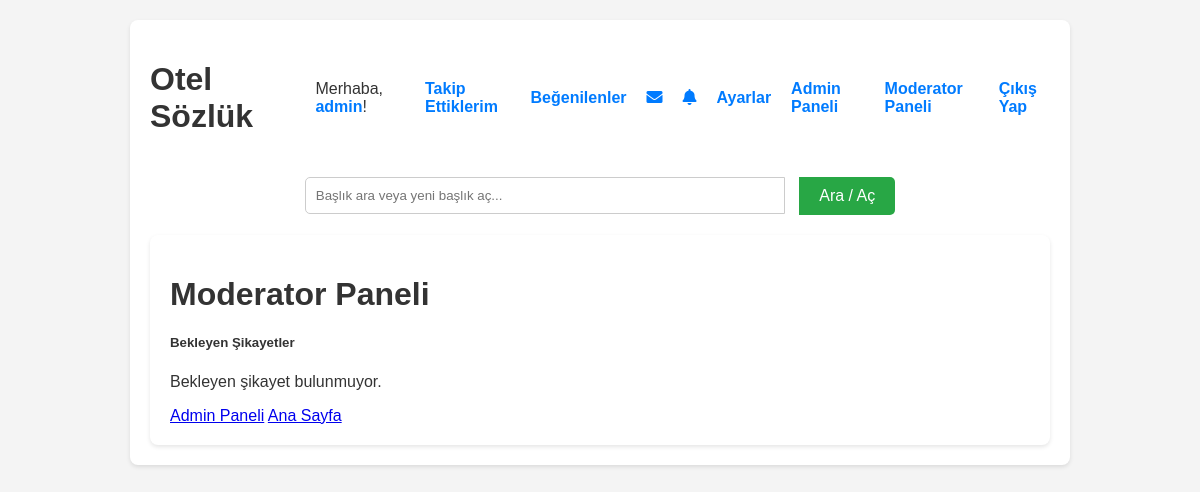
The page /moderator_panel (signed in) on the database as committed earlier.
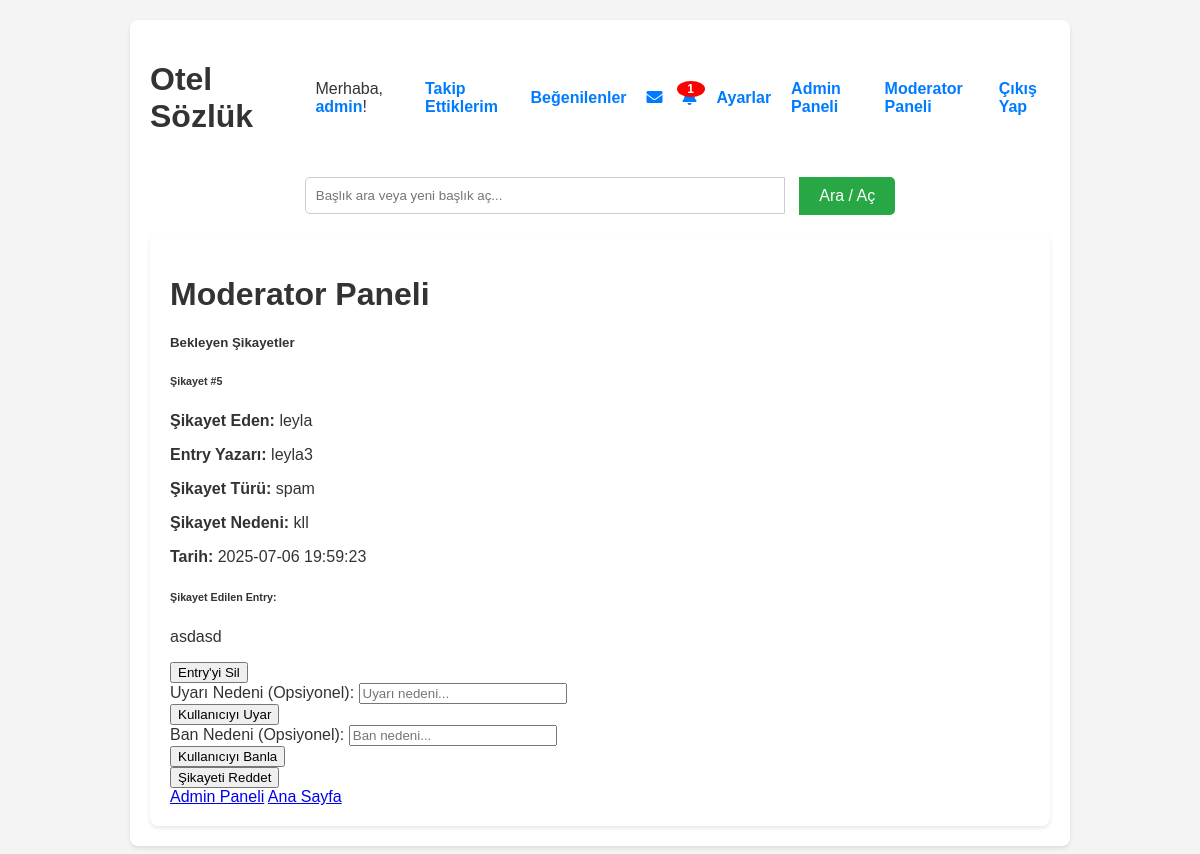
The same page on the database as committed later.
### tables this page shows
CREATE TABLE reports (
            id INTEGER PRIMARY KEY AUTOINCREMENT,
            reporter_id INTEGER NOT NULL,
            entry_id INTEGER NOT NULL,
            report_type TEXT NOT NULL, -- 'spam', 'inappropriate', 'harassment', 'other'
            report_reason TEXT NOT NULL,
            status TEXT DEFAULT 'pending', -- 'pending', 'reviewed', 'resolved'
            moderator_id INTEGER,
            action_taken TEXT,
            timestamp DATETIME DEFAULT CURRENT_TIMESTAMP,
            FOREIGN KEY (reporter_id) REFERENCES users(id),
            FOREIGN KEY (entry_id) REFERENCES entryler(id),
            FOREIGN KEY (moderator_id) REFERENCES users(id)
        );

CREATE TABLE users (
            id INTEGER PRIMARY KEY AUTOINCREMENT,
            username TEXT NOT NULL UNIQUE,
            email TEXT NOT NULL UNIQUE,
            password_hash TEXT NOT NULL,
            bio TEXT DEFAULT '',
            kayit_tarihi TIMESTAMP DEFAULT CURRENT_TIMESTAMP,
            email_verified INTEGER DEFAULT 0,
            verification_code TEXT,
            is_admin INTEGER DEFAULT 0,
            is_moderator INTEGER DEFAULT 0,
            is_banned INTEGER DEFAULT 0
        );

CREATE TABLE entryler (
            id INTEGER PRIMARY KEY AUTOINCREMENT,
            entry_metni TEXT NOT NULL,
            baslik_id INTEGER NOT NULL,
            yazar_id INTEGER NOT NULL,
            tarih TIMESTAMP DEFAULT CURRENT_TIMESTAMP,
            is_deleted INTEGER DEFAULT 0,
            FOREIGN KEY (baslik_id) REFERENCES basliklar(id),
            FOREIGN KEY (yazar_id) REFERENCES users(id)
        );

### yemeksozluk.py (the view)
@app.route('/moderator_panel')
def moderator_panel():
    if not is_logged_in() or not (session.get('is_moderator') or session.get('is_admin')):
        flash('Bu sayfaya erişim yetkiniz yok!', 'error')
        return redirect(url_for('index'))
    with get_db_connection() as conn:
        pending_reports = conn.execute('''
            SELECT r.*, e.entry_metni, u1.username as reporter_username, u2.username as entry_author
            FROM reports r
            JOIN entryler e ON r.entry_id = e.id
            JOIN users u1 ON r.reporter_id = u1.id
            JOIN users u2 ON e.yazar_id = u2.id
            WHERE r.status = 'pending'
            ORDER BY r.timestamp DESC
        ''').fetchall()
    return render_template('moderator_panel.html', pending_reports=pending_reports, is_logged_in=is_logged_in())

### yemeksozluk.py (called while the page is built)
@contextmanager
def get_db_connection():
    conn = sqlite3.connect(DATABASE, timeout=20.0)
    conn.row_factory = sqlite3.Row
    conn.execute('PRAGMA foreign_keys = ON')
    try:
        yield conn
    finally:
        conn.close()

def is_logged_in():
    return 'logged_in' in session and session['logged_in']

@app.before_request
def before_request():
    g.unread_notifications_count = 0
    g.unread_messages_count = 0
    if is_logged_in():
        with get_db_connection() as conn:
            user_id = session['user_id']
            notifications_count = conn.execute('SELECT COUNT(*) FROM notifications WHERE user_id = ? AND is_read = 0', (user_id,)).fetchone()[0]
            g.unread_notifications_count = notifications_count
            messages_count = conn.execute('SELECT COUNT(*) FROM messages WHERE receiver_id = ? AND is_read = 0', (user_id,)).fetchone()[0]
            g.unread_messages_count = messages_count

### templates/moderator_panel.html (shortened to what the changed rows need)
{% extends "base.html" %}
{% block content %}
<div class="container mt-4">
    <h1>Moderator Paneli</h1>
    <div class="card">
        <div class="card-body">
            {% if pending_reports %}
                {% for report in pending_reports %}
                <div class="border p-3 mb-3">
                    <div class="row">
                        <div class="col-md-8">
                            <h6>Şikayet #{{ report.id }}</h6>
                            <p><strong>Şikayet Eden:</strong> {{ report.reporter_username }}</p>
                            <p><strong>Entry Yazarı:</strong> {{ report.entry_author }}</p>
                            <p><strong>Şikayet Türü:</strong>
                                <span class="badge badge-{% if report.report_type == 'spam' %}warning{% elif report.report_type == 'inappropriate' %}danger{% elif report.report_type == 'harassment' %}danger{% else %}secondary{% endif %}">
                                    {{ report.report_type }}
                                </span>
                            </p>
                            <p><strong>Şikayet Nedeni:</strong> {{ report.report_reason }}</p>
                            <p><strong>Tarih:</strong> {{ report.timestamp }}</p>
                        </div>
                        <div class="col-md-4">
                            <div class="border p-2 bg-light">
                                <h6>Şikayet Edilen Entry:</h6>
                                <p class="mb-0">{{ report.entry_metni[:200] }}{% if report.entry_metni|length > 200 %}...{% endif %}</p>
                            </div>
                        </div>
                    </div>
                    <div class="mt-3">
                        <form method="POST" action="{{ url_for('moderator_action', report_id=report.id) }}" class="d-inline">
                            <button type="submit" class="btn btn-danger btn-sm" onclick="return confirm('Bu entry\'yi silmek istediğinizden emin misiniz?')">
                                Entry'yi Sil
                            </button>
                        </form>
                        <form method="POST" action="{{ url_for('moderator_action', report_id=report.id) }}" class="d-inline">
                            <div class="form-group">
                                <label for="moderator_note_{{ report.id }}_warn">Uyarı Nedeni (Opsiyonel):</label>
                                <input type="text" class="form-control form-control-sm d-inline-block" style="width: 200px;"
                                       name="moderator_note" id="moderator_note_{{ report.id }}_warn"
                                       placeholder="Uyarı nedeni...">
                            </div>
                            <button type="submit" class="btn btn-warning btn-sm">
                                Kullanıcıyı Uyar
                            </button>
                        </form>
                        <form method="POST" action="{{ url_for('moderator_action', report_id=report.id) }}" class="d-inline">
                            <div class="form-group">
                                <label for="moderator_note_{{ report.id }}_ban">Ban Nedeni (Opsiyonel):</label>
                                <input type="text" class="form-control form-control-sm d-inline-block" style="width: 200px;"
                                       name="moderator_note" id="moderator_note_{{ report.id }}_ban"
                                       placeholder="Ban nedeni...">
                            </div>
                            <button type="submit" class="btn btn-danger btn-sm" onclick="return confirm('Bu kullanıcıyı banlamak istediğinizden emin misiniz?')">
                                Kullanıcıyı Banla
                            </button>
                        </form>
                        <form method="POST" action="{{ url_for('moderator_action', report_id=report.id) }}" class="d-inline">
                            <button type="submit" class="btn btn-secondary btn-sm">
                                Şikayeti Reddet
                            </button>
                        </form>
                    </div>
                </div>
                {% endfor %}
            {% else %}
                <p class="text-muted">Bekleyen şikayet bulunmuyor.</p>
            {% endif %}
        </div>
    </div>
</div>
{% endblock %}

Rows that differ between the two databases and show on the page:
added reports: id "5", reporter_username "leyla", entry_author "leyla3", report_type "spam", report_reason "kll", timestamp "2025-07-06 19:59:23", entry_metni "asdasd"
Other text that changed with them:
{{ g.unread_notifications_count }}: (not shown) → "1"
text no longer shown: "Bekleyen şikayet bulunmuyor."
